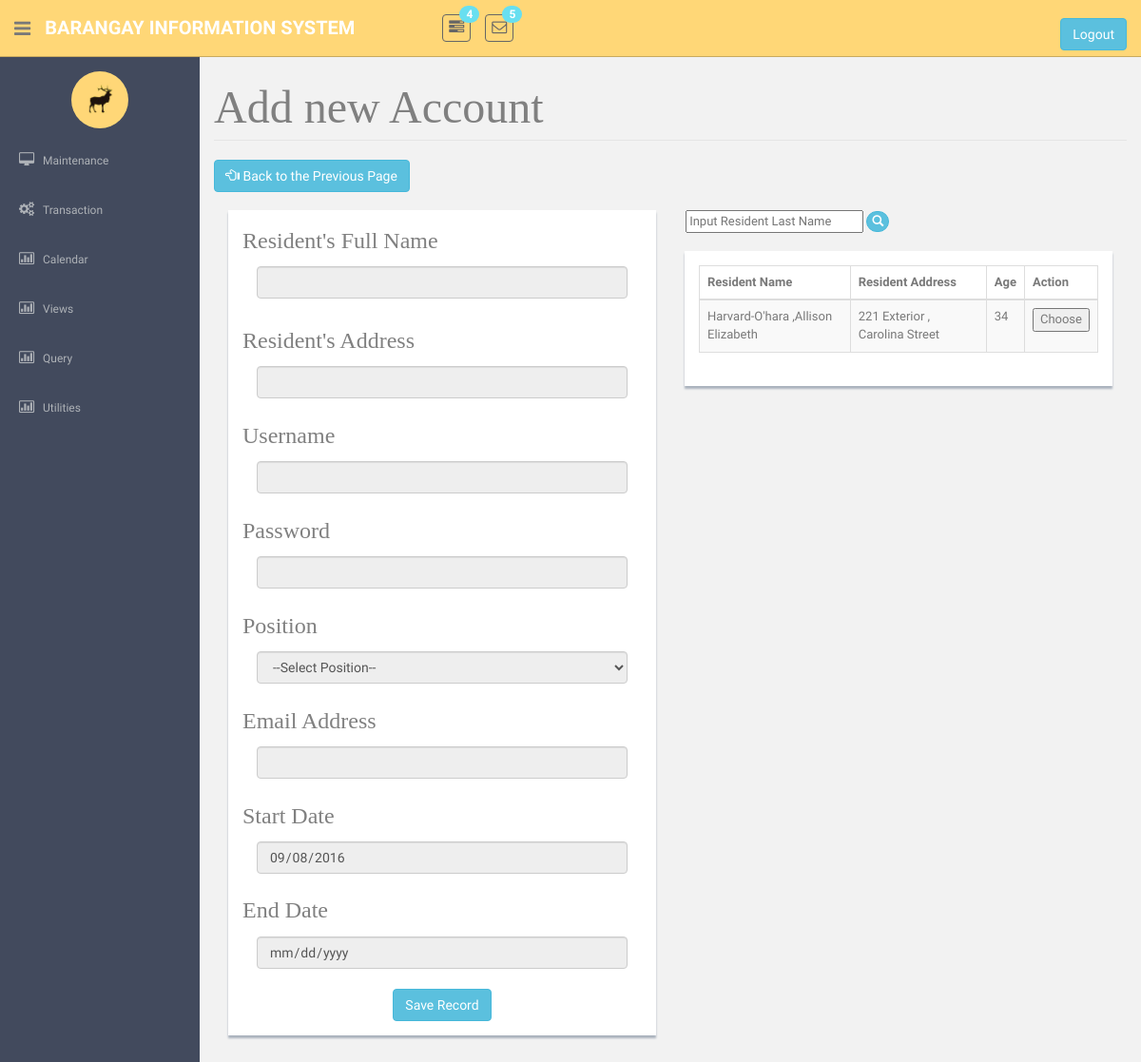
The page /Addaccount.php on the database as committed earlier.
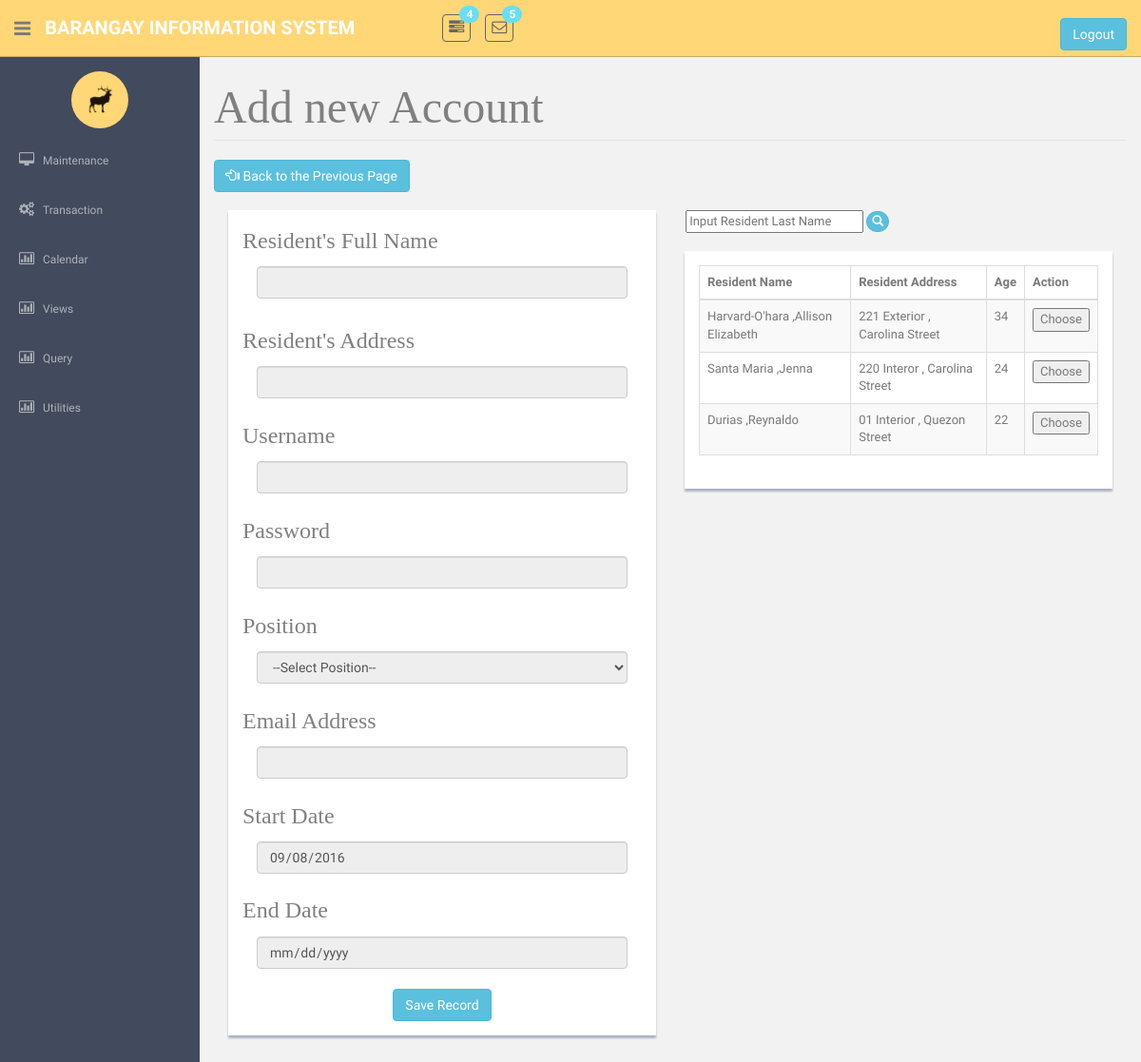
The same page on the database as committed later.
### tables this page shows
CREATE TABLE `tblhousemember` (
  `intMemberNo` int(255) NOT NULL,
  `strFirstName` varchar(100) NOT NULL,
  `strMiddleName` varchar(100) DEFAULT NULL,
  `strLastName` varchar(100) NOT NULL,
  `strNameExtension` varchar(50) DEFAULT NULL,
  `charGender` char(1) NOT NULL,
  `dtBirthdate` date NOT NULL,
  `strContactNo` varchar(11) DEFAULT NULL,
  `strOccupation` varchar(50) DEFAULT NULL,
  `strSSSNo` varchar(9) DEFAULT NULL,
  `strTINNo` varchar(50) DEFAULT NULL,
  `strVotersId` varchar(25) NOT NULL,
  `intForeignHouseholdNo` int(11) NOT NULL,
  `strCivilStatus` varchar(20) NOT NULL,
  `strStatus` varchar(10) NOT NULL,
  `strLifeStatus` varchar(10) NOT NULL,
  `charLiterate` char(1) NOT NULL,
  `charDisable` char(1) NOT NULL,
  `dtEntered` date NOT NULL,
  `strImage` varchar(100) NOT NULL
);

### Addaccount.php (the view, shortened to what this page needs)
<!DOCTYPE html>
          <?php require('header.php');?>
    <?php require('sidebar.php');?>
      <section id="main-content">
         <br>
          <section class="wrapper site-min-height">
<legend ><font face = "cambria" size = 8 color = "grey"> Add new Account</font></legend>
		 <button  class="btn btn-info" onclick="window.location.href='AccountMaintenance.php'">  <i class="glyphicon glyphicon-hand-left" aria-hidden="true"></i>&nbsp;Back to the Previous Page</button><br><br>
		<form method = POST>
<div class="col-sm-9 col-md-6 col-lg-6" id = 'appointmember'>
<div class = "showback" >
		<p><font face = "cambria" size = 5 color = "grey"> Resident's Full Name </font></p>
		<div class = "form-group">
			<div class="col-sm-12">
				<input id="controlno" name = "StreetName" class="form-control input-group-lg reg_name" type="text"  readonly>
           </div>
		</div><br><br><br>
		<div class="split-para"><font face = "cambria" size = 5 color = "grey"> Resident's Address</font></p>
			<div class="col-sm-12">
			<input id="controlno" name = "StreetName" class="form-control input-group-lg reg_name" type="text"  readonly>
			</div>
		</div>
	<br><br><br>
  <div class="split-para"><font face = "cambria" size = 5 color = "grey"> Username</font></p>
			<div class="col-sm-12">
			<input id="controlno" name = "StreetName" class="form-control input-group-lg reg_name" type="text"  readonly>
			</div>
		</div>
	<br><br><br>
	<div class="split-para"><font face = "cambria" size = 5 color = "grey"> Password</font></p>
			<div class="col-sm-12">
			<input id="controlno" name = "StreetName" class="form-control input-group-lg reg_name" type="text"  readonly>
			</div>
		</div>
	<br><br><br>
	<div class="split-para"><font face = "cambria" size = 5 color = "grey"> Position</font></p>
			<div class="col-sm-12">
		<select class ="form-control input-group-lg reg_name" readonly>
		<option>--Select Position--</option>
		</select>
			</div>
		</div>
	<br><br><br>
	<div class="split-para"><font face = "cambria" size = 5 color = "grey"> Email Address</font></p>
			<div class="col-sm-12">
			<input id="controlno" name = "StreetName" class="form-control input-group-lg reg_name" type="text"  readonly>
			</div>
		</div>
	<br><br><br>
	<div class="split-para"><font face = "cambria" size = 5 color = "grey"> Start Date</font></p>
			<div class="col-sm-12">
			<input id="controlno" name = "StreetName" class="form-control input-group-lg reg_name" type="date" value = <?php echo date('Y-m-d');?> min = <?php echo date('Y-m-d');?>  readonly>
			</div>
		</div>
	<br><br><br>
	<div class="split-para"><font face = "cambria" size = 5 color = "grey">End Date</font></p>
			<div class="col-sm-12">
			<input id="controlno" name = "StreetName" class="form-control input-group-lg reg_name" type="date" min = <?php echo date('Y-m-d');?> readonly>
			</div>
		</div>
	<br><br><br>
		<center> <input type="submit" class="btn btn-info" name = "btnAdd" id = "btnAdd"  value = "Save Record"  > </div>
		<br><br></center></div></form>
			<div class="input-append">
      &nbsp;&nbsp;&nbsp;&nbsp; <input name="search" id="searchr"  placeholder = "Input Resident Last Name" onchange = "search()"/>
    <button class="btn btn-info btn-round btn-xs  " id = "searchst" name = "s1" value = 2 onclick = "search()"><i class = "glyphicon glyphicon-search"></i></button>
</div><br>
		<div class="col-sm-3 col-md-6 col-lg-6" id = 'MemberTable'>
		<div class = "showback">
		<table  class="table table-striped table-bordered table-hover" >
		<thead>
		<th>Resident Name</th>
		<th>Resident Address</th>
		<th>Age</th>
		<th>Action</th>
		</thead>
		<tbody>
							<?php
					require('connection.php');
						$sql = "SELECT intMemberNo,concat(strLastName,' ,',strFirstName) as 'Name', concat(strBuildingNo,' , ',strStreetName) as 'Street',Timestampdiff(YEAR,dtBirthdate,NOW()) as Age FROM `tblhousemember` as a inner join tblhousehold as b on a.intForeignHouseholdNo = b.intHouseholdNo inner join tblstreet as c on b.intForeignStreetId = c.intStreetId WHERE a.intMemberNo NOT IN (SELECT intForeignMemberNo FROM tblaccount) && !(strVotersId = '') && Timestampdiff(YEAR,dtBirthdate,NOW())";
						$query = mysqli_query($con, $sql);
						if(mysqli_num_rows($query) > 0){
							while($row = mysqli_fetch_object($query)){?>
								<tr>
									<td><?php echo $row->Name?>				</td>
									<td><?php echo $row->Street?></td>
									<td><?php echo $row->Age?></td>
									<td> <button value = '<?php echo $row->intMemberNo?>' onclick = "Appoint(this.value)">Choose</button></td>
								</tr>
		<?php }} ?></tbody>
				</table></div>
		</div>
		</section><! --/wrapper -->
      </section>
  </section>
  </body>
</html>

Rows that differ between the two databases and show on the page:
added tblhousemember: Name "Santa Maria ,Jenna", Street "220 Interor , Carolina Street", Age "24", $row->intMemberNo 14 (drawn)
added tblhousemember: Name "Durias ,Reynaldo", Street "01 Interior , Quezon Street", Age "22", $row->intMemberNo 15 (drawn)
